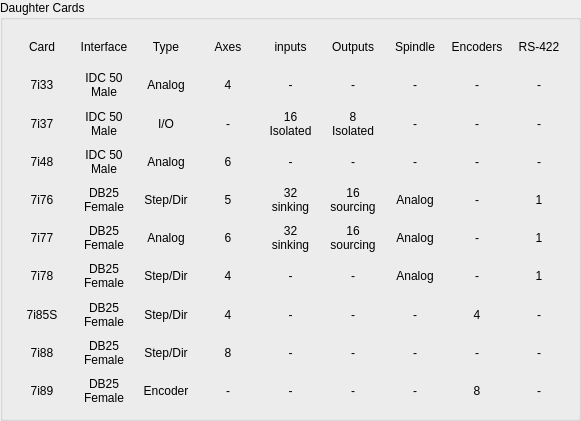
           <widget class="QGroupBox" name="groupBox_92">
            <property name="geometry">
             <rect>
              <x>330</x>
              <y>10</y>
              <width>581</width>
              <height>421</height>
             </rect>
            </property>
            <property name="title">
             <string>Daughter Cards</string>
            </property>
            <layout class="QGridLayout" name="gridLayout_192">
             <item row="5" column="6">
              <widget class="QLabel" name="label_1336">
               <property name="text">
                <string>Analog</string>
               </property>
               <property name="alignment">
                <set>Qt::AlignCenter</set>
               </property>
              </widget>
             </item>
             <item row="2" column="3">
              <widget class="QLabel" name="label_1288">
               <property name="text">
                <string>-</string>
               </property>
               <property name="alignment">
                <set>Qt::AlignCenter</set>
               </property>
              </widget>
             </item>
             <item row="5" column="8">
              <widget class="QLabel" name="label_1337">
               <property name="text">
                <string>1</string>
               </property>
               <property name="alignment">
                <set>Qt::AlignCenter</set>
               </property>
              </widget>
             </item>
             <item row="1" column="5">
              <widget class="QLabel" name="label_1278">
               <property name="text">
                <string>-</string>
               </property>
               <property name="alignment">
                <set>Qt::AlignCenter</set>
               </property>
              </widget>
             </item>
             <item row="8" column="2">
              <widget class="QLabel" name="label_1364">
               <property name="text">
                <string>Step/Dir</string>
               </property>
               <property name="alignment">
                <set>Qt::AlignCenter</set>
               </property>
              </widget>
             </item>
             <item row="2" column="4">
              <widget class="QLabel" name="label_1283">
               <property name="text">
                <string>16
Isolated</string>
               </property>
               <property name="alignment">
                <set>Qt::AlignCenter</set>
               </property>
              </widget>
             </item>
             <item row="8" column="1">
              <widget class="QLabel" name="label_1363">
               <property name="text">
                <string>DB25
Female</string>
               </property>
               <property name="alignment">
                <set>Qt::AlignCenter</set>
               </property>
              </widget>
             </item>
             <item row="8" column="4">
              <widget class="QLabel" name="label_1366">
               <property name="text">
                <string>-</string>
               </property>
               <property name="alignment">
                <set>Qt::AlignCenter</set>
               </property>
              </widget>
             </item>
             <item row="5" column="0">
              <widget class="QLabel" name="label_1325">
               <property name="text">
                <string>7i77</string>
               </property>
               <property name="alignment">
                <set>Qt::AlignCenter</set>
               </property>
              </widget>
             </item>
             <item row="3" column="6">
              <widget class="QLabel" name="label_1317">
               <property name="text">
                <string>-</string>
               </property>
               <property name="alignment">
                <set>Qt::AlignCenter</set>
               </property>
              </widget>
             </item>
             <item row="7" column="5">
              <widget class="QLabel" name="label_1351">
               <property name="text">
                <string>-</string>
               </property>
               <property name="alignment">
                <set>Qt::AlignCenter</set>
               </property>
              </widget>
             </item>
             <item row="1" column="0">
              <widget class="QLabel" name="label_1274">
               <property name="text">
                <string>7i33</string>
               </property>
               <property name="alignment">
                <set>Qt::AlignCenter</set>
               </property>
              </widget>
             </item>
             <item row="3" column="4">
              <widget class="QLabel" name="label_1315">
               <property name="text">
                <string>-</string>
               </property>
               <property name="alignment">
                <set>Qt::AlignCenter</set>
               </property>
              </widget>
             </item>
             <item row="4" column="2">
              <widget class="QLabel" name="label_1320">
               <property name="text">
                <string>Step/Dir</string>
               </property>
               <property name="alignment">
                <set>Qt::AlignCenter</set>
               </property>
              </widget>
             </item>
             <item row="2" column="2">
              <widget class="QLabel" name="label_1282">
               <property name="text">
                <string>I/O</string>
               </property>
               <property name="alignment">
                <set>Qt::AlignCenter</set>
               </property>
              </widget>
             </item>
             <item row="6" column="4">
              <widget class="QLabel" name="label_1342">
               <property name="text">
                <string>-</string>
               </property>
               <property name="alignment">
                <set>Qt::AlignCenter</set>
               </property>
              </widget>
             </item>
             <item row="4" column="3">
              <widget class="QLabel" name="label_1321">
               <property name="text">
                <string>5</string>
               </property>
               <property name="alignment">
                <set>Qt::AlignCenter</set>
               </property>
              </widget>
             </item>
             <item row="6" column="0">
              <widget class="QLabel" name="label_1338">
               <property name="text">
                <string>7i78</string>
               </property>
               <property name="alignment">
                <set>Qt::AlignCenter</set>
               </property>
              </widget>
             </item>
             <item row="1" column="1">
              <widget class="QLabel" name="label_1275">
               <property name="text">
                <string>IDC 50
Male</string>
               </property>
               <property name="alignment">
                <set>Qt::AlignCenter</set>
               </property>
              </widget>
             </item>
             <item row="5" column="3">
              <widget class="QLabel" name="label_1333">
               <property name="text">
                <string>6</string>
               </property>
               <property name="alignment">
                <set>Qt::AlignCenter</set>
               </property>
              </widget>
             </item>
             <item row="1" column="6">
              <widget class="QLabel" name="label_1279">
               <property name="text">
                <string>-</string>
               </property>
               <property name="alignment">
                <set>Qt::AlignCenter</set>
               </property>
              </widget>
             </item>
             <item row="4" column="4">
              <widget class="QLabel" name="label_1322">
               <property name="text">
                <string>32
sinking</string>
               </property>
               <property name="alignment">
                <set>Qt::AlignCenter</set>
               </property>
              </widget>
             </item>
             <item row="0" column="7">
              <widget class="QLabel" name="label_1355">
               <property name="text">
                <string>Encoders</string>
               </property>
               <property name="alignment">
                <set>Qt::AlignCenter</set>
               </property>
              </widget>
             </item>
             <item row="7" column="1">
              <widget class="QLabel" name="label_1347">
               <property name="text">
                <string>DB25
Female</string>
               </property>
               <property name="alignment">
                <set>Qt::AlignCenter</set>
               </property>
              </widget>
             </item>
             <item row="3" column="5">
              <widget class="QLabel" name="label_1316">
               <property name="text">
                <string>-</string>
               </property>
               <property name="alignment">
                <set>Qt::AlignCenter</set>
               </property>
              </widget>
             </item>
             <item row="1" column="3">
              <widget class="QLabel" name="label_1287">
               <property name="text">
                <string>4</string>
               </property>
               <property name="alignment">
                <set>Qt::AlignCenter</set>
               </property>
              </widget>
             </item>
             <item row="4" column="1">
              <widget class="QLabel" name="label_1319">
               <property name="text">
                <string>DB25
Female</string>
               </property>
               <property name="alignment">
                <set>Qt::AlignCenter</set>
               </property>
              </widget>
             </item>
             <item row="4" column="5">
              <widget class="QLabel" name="label_1323">
               <property name="text">
                <string>16
sourcing</string>
               </property>
               <property name="alignment">
                <set>Qt::AlignCenter</set>
               </property>
              </widget>
             </item>
             <item row="0" column="3">
              <widget class="QLabel" name="label_1286">
               <property name="text">
                <string>Axes</string>
               </property>
               <property name="alignment">
                <set>Qt::AlignCenter</set>
               </property>
              </widget>
             </item>
             <item row="5" column="1">
              <widget class="QLabel" name="label_1331">
               <property name="text">
                <string>DB25
Female</string>
               </property>
               <property name="alignment">
                <set>Qt::AlignCenter</set>
               </property>
              </widget>
             </item>
             <item row="4" column="7">
              <widget class="QLabel" name="label_1360">
               <property name="text">
                <string>-</string>
               </property>
               <property name="alignment">
                <set>Qt::AlignCenter</set>
               </property>
              </widget>
             </item>
             <item row="2" column="0">
              <widget class="QLabel" name="label_1280">
               <property name="text">
                <string>7i37</string>
               </property>
               <property name="alignment">
                <set>Qt::AlignCenter</set>
               </property>
              </widget>
             </item>
             <item row="2" column="7">
              <widget class="QLabel" name="label_1358">
               <property name="text">
                <string>-</string>
               </property>
               <property name="alignment">
                <set>Qt::AlignCenter</set>
               </property>
              </widget>
             </item>
             <item row="8" column="6">
              <widget class="QLabel" name="label_1368">
               <property name="text">
                <string>-</string>
               </property>
               <property name="alignment">
                <set>Qt::AlignCenter</set>
               </property>
              </widget>
             </item>
             <item row="0" column="5">
              <widget class="QLabel" name="label_1270">
               <property name="text">
                <string>Outputs</string>
               </property>
               <property name="alignment">
                <set>Qt::AlignCenter</set>
               </property>
              </widget>
             </item>
             <item row="6" column="6">
              <widget class="QLabel" name="label_1344">
               <property name="text">
                <string>Analog</string>
               </property>
               <property name="alignment">
                <set>Qt::AlignCenter</set>
               </property>
              </widget>
             </item>
             <item row="5" column="4">
              <widget class="QLabel" name="label_1334">
               <property name="text">
                <string>32
sinking</string>
               </property>
               <property name="alignment">
                <set>Qt::AlignCenter</set>
               </property>
              </widget>
             </item>
             <item row="7" column="3">
              <widget class="QLabel" name="label_1349">
               <property name="text">
                <string>4</string>
               </property>
               <property name="alignment">
                <set>Qt::AlignCenter</set>
               </property>
              </widget>
             </item>
             <item row="6" column="8">
              <widget class="QLabel" name="label_1345">
               <property name="text">
                <string>1</string>
               </property>
               <property name="alignment">
                <set>Qt::AlignCenter</set>
               </property>
              </widget>
             </item>
             <item row="1" column="4">
              <widget class="QLabel" name="label_1277">
               <property name="text">
                <string>-</string>
               </property>
               <property name="alignment">
                <set>Qt::AlignCenter</set>
               </property>
              </widget>
             </item>
             <item row="0" column="2">
              <widget class="QLabel" name="label_1272">
               <property name="text">
                <string>Type</string>
               </property>
               <property name="alignment">
                <set>Qt::AlignCenter</set>
               </property>
              </widget>
             </item>
             <item row="5" column="2">
              <widget class="QLabel" name="label_1332">
               <property name="text">
                <string>Analog</string>
               </property>
               <property name="alignment">
                <set>Qt::AlignCenter</set>
               </property>
              </widget>
             </item>
             <item row="8" column="3">
              <widget class="QLabel" name="label_1365">
               <property name="text">
                <string>8</string>
               </property>
               <property name="alignment">
                <set>Qt::AlignCenter</set>
               </property>
              </widget>
             </item>
             <item row="0" column="8">
              <widget class="QLabel" name="label_1326">
               <property name="text">
                <string>RS-422</string>
               </property>
               <property name="alignment">
                <set>Qt::AlignCenter</set>
               </property>
              </widget>
             </item>
             <item row="3" column="0">
              <widget class="QLabel" name="label_1289">
               <property name="text">
                <string>7i48</string>
               </property>
               <property name="alignment">
                <set>Qt::AlignCenter</set>
               </property>
              </widget>
             </item>
             <item row="1" column="8">
              <widget class="QLabel" name="label_1327">
               <property name="text">
                <string>-</string>
               </property>
               <property name="alignment">
                <set>Qt::AlignCenter</set>
               </property>
              </widget>
             </item>
             <item row="7" column="6">
              <widget class="QLabel" name="label_1352">
               <property name="text">
                <string>-</string>
               </property>
               <property name="alignment">
                <set>Qt::AlignCenter</set>
               </property>
              </widget>
             </item>
             <item row="3" column="2">
              <widget class="QLabel" name="label_1313">
               <property name="text">
                <string>Analog</string>
               </property>
               <property name="alignment">
                <set>Qt::AlignCenter</set>
               </property>
              </widget>
             </item>
             <item row="1" column="2">
              <widget class="QLabel" name="label_1276">
               <property name="text">
                <string>Analog</string>
               </property>
               <property name="alignment">
                <set>Qt::AlignCenter</set>
               </property>
              </widget>
             </item>
             <item row="7" column="4">
              <widget class="QLabel" name="label_1350">
               <property name="text">
                <string>-</string>
               </property>
               <property name="alignment">
                <set>Qt::AlignCenter</set>
               </property>
              </widget>
             </item>
             <item row="8" column="7">
              <widget class="QLabel" name="label_1369">
               <property name="text">
                <string>-</string>
               </property>
               <property name="alignment">
                <set>Qt::AlignCenter</set>
               </property>
              </widget>
             </item>
             <item row="6" column="5">
              <widget class="QLabel" name="label_1343">
               <property name="text">
                <string>-</string>
               </property>
               <property name="alignment">
                <set>Qt::AlignCenter</set>
               </property>
              </widget>
             </item>
             <item row="5" column="7">
              <widget class="QLabel" name="label_1361">
               <property name="text">
                <string>-</string>
               </property>
               <property name="alignment">
                <set>Qt::AlignCenter</set>
               </property>
              </widget>
             </item>
             <item row="6" column="1">
              <widget class="QLabel" name="label_1339">
               <property name="text">
                <string>DB25
Female</string>
               </property>
               <property name="alignment">
                <set>Qt::AlignCenter</set>
               </property>
              </widget>
             </item>
             <item row="1" column="7">
              <widget class="QLabel" name="label_1357">
               <property name="text">
                <string>-</string>
               </property>
               <property name="alignment">
                <set>Qt::AlignCenter</set>
               </property>
              </widget>
             </item>
             <item row="8" column="5">
              <widget class="QLabel" name="label_1367">
               <property name="text">
                <string>-</string>
               </property>
               <property name="alignment">
                <set>Qt::AlignCenter</set>
               </property>
              </widget>
             </item>
             <item row="8" column="8">
              <widget class="QLabel" name="label_1370">
               <property name="text">
                <string>-</string>
               </property>
               <property name="alignment">
                <set>Qt::AlignCenter</set>
               </property>
              </widget>
             </item>
             <item row="3" column="7">
              <widget class="QLabel" name="label_1359">
               <property name="text">
                <string>-</string>
               </property>
               <property name="alignment">
                <set>Qt::AlignCenter</set>
               </property>
              </widget>
             </item>
             <item row="2" column="8">
              <widget class="QLabel" name="label_1328">
               <property name="text">
                <string>-</string>
               </property>
               <property name="alignment">
                <set>Qt::AlignCenter</set>
               </property>
              </widget>
             </item>
             <item row="2" column="6">
              <widget class="QLabel" name="label_1285">
               <property name="text">
                <string>-</string>
               </property>
               <property name="alignment">
                <set>Qt::AlignCenter</set>
               </property>
              </widget>
             </item>
             <item row="3" column="3">
              <widget class="QLabel" name="label_1314">
               <property name="text">
                <string>6</string>
               </property>
               <property name="alignment">
                <set>Qt::AlignCenter</set>
               </property>
              </widget>
             </item>
             <item row="0" column="6">
              <widget class="QLabel" name="label_1269">
               <property name="text">
                <string>Spindle</string>
               </property>
               <property name="alignment">
                <set>Qt::AlignCenter</set>
               </property>
              </widget>
             </item>
             <item row="3" column="1">
              <widget class="QLabel" name="label_1312">
               <property name="text">
                <string>IDC 50
Male</string>
               </property>
               <property name="alignment">
                <set>Qt::AlignCenter</set>
               </property>
              </widget>
             </item>
             <item row="2" column="1">
              <widget class="QLabel" name="label_1281">
               <property name="text">
                <string>IDC 50
Male</string>
               </property>
               <property name="alignment">
                <set>Qt::AlignCenter</set>
               </property>
              </widget>
             </item>
             <item row="4" column="0">
              <widget class="QLabel" name="label_1318">
               <property name="text">
                <string>7i76</string>
               </property>
               <property name="alignment">
                <set>Qt::AlignCenter</set>
               </property>
              </widget>
             </item>
             <item row="0" column="4">
              <widget class="QLabel" name="label_1273">
               <property name="text">
                <string>inputs</string>
               </property>
               <property name="alignment">
                <set>Qt::AlignCenter</set>
               </property>
              </widget>
             </item>
             <item row="6" column="3">
              <widget class="QLabel" name="label_1341">
               <property name="text">
                <string>4</string>
               </property>
               <property name="alignment">
                <set>Qt::AlignCenter</set>
               </property>
              </widget>
             </item>
             <item row="0" column="1">
              <widget class="QLabel" name="label_1271">
               <property name="text">
                <string>Interface</string>
               </property>
               <property name="alignment">
                <set>Qt::AlignCenter</set>
               </property>
              </widget>
             </item>
             <item row="7" column="2">
              <widget class="QLabel" name="label_1348">
               <property name="text">
                <string>Step/Dir</string>
               </property>
               <property name="alignment">
                <set>Qt::AlignCenter</set>
               </property>
              </widget>
             </item>
             <item row="7" column="0">
              <widget class="QLabel" name="label_1346">
               <property name="text">
                <string>7i85S</string>
               </property>
               <property name="alignment">
                <set>Qt::AlignCenter</set>
               </property>
              </widget>
             </item>
             <item row="5" column="5">
              <widget class="QLabel" name="label_1335">
               <property name="text">
                <string>16
sourcing</string>
               </property>
               <property name="alignment">
                <set>Qt::AlignCenter</set>
               </property>
              </widget>
             </item>
             <item row="4" column="8">
              <widget class="QLabel" name="label_1330">
               <property name="text">
                <string>1</string>
               </property>
               <property name="alignment">
                <set>Qt::AlignCenter</set>
               </property>
              </widget>
             </item>
             <item row="7" column="7">
              <widget class="QLabel" name="label_1356">
               <property name="text">
                <string>4</string>
               </property>
               <property name="alignment">
                <set>Qt::AlignCenter</set>
               </property>
              </widget>
             </item>
             <item row="2" column="5">
              <widget class="QLabel" name="label_1284">
               <property name="text">
                <string>8
Isolated</string>
               </property>
               <property name="alignment">
                <set>Qt::AlignCenter</set>
               </property>
              </widget>
             </item>
             <item row="3" column="8">
              <widget class="QLabel" name="label_1329">
               <property name="text">
                <string>-</string>
               </property>
               <property name="alignment">
                <set>Qt::AlignCenter</set>
               </property>
              </widget>
             </item>
             <item row="8" column="0">
              <widget class="QLabel" name="label_1354">
               <property name="text">
                <string>7i88</string>
               </property>
               <property name="alignment">
                <set>Qt::AlignCenter</set>
               </property>
              </widget>
             </item>
             <item row="0" column="0">
              <widget class="QLabel" name="label_1268">
               <property name="text">
                <string>Card</string>
               </property>
               <property name="alignment">
                <set>Qt::AlignCenter</set>
               </property>
              </widget>
             </item>
             <item row="6" column="2">
              <widget class="QLabel" name="label_1340">
               <property name="text">
                <string>Step/Dir</string>
               </property>
               <property name="alignment">
                <set>Qt::AlignCenter</set>
               </property>
              </widget>
             </item>
             <item row="7" column="8">
              <widget class="QLabel" name="label_1353">
               <property name="text">
                <string>-</string>
               </property>
               <property name="alignment">
                <set>Qt::AlignCenter</set>
               </property>
              </widget>
             </item>
             <item row="6" column="7">
              <widget class="QLabel" name="label_1362">
               <property name="text">
                <string>-</string>
               </property>
               <property name="alignment">
                <set>Qt::AlignCenter</set>
               </property>
              </widget>
             </item>
             <item row="4" column="6">
              <widget class="QLabel" name="label_1324">
               <property name="text">
                <string>Analog</string>
               </property>
               <property name="alignment">
                <set>Qt::AlignCenter</set>
               </property>
              </widget>
             </item>
             <item row="9" column="0">
              <widget class="QLabel" name="label_1371">
               <property name="text">
                <string>7i89</string>
               </property>
               <property name="alignment">
                <set>Qt::AlignCenter</set>
               </property>
              </widget>
             </item>
             <item row="9" column="1">
              <widget class="QLabel" name="label_1372">
               <property name="text">
                <string>DB25
Female</string>
               </property>
               <property name="alignment">
                <set>Qt::AlignCenter</set>
               </property>
              </widget>
             </item>
             <item row="9" column="2">
              <widget class="QLabel" name="label_1373">
               <property name="text">
                <string>Encoder</string>
               </property>
               <property name="alignment">
                <set>Qt::AlignCenter</set>
               </property>
              </widget>
             </item>
             <item row="9" column="3">
              <widget class="QLabel" name="label_1374">
               <property name="text">
                <string>-</string>
               </property>
               <property name="alignment">
                <set>Qt::AlignCenter</set>
               </property>
              </widget>
             </item>
             <item row="9" column="4">
              <widget class="QLabel" name="label_1375">
               <property name="text">
                <string>-</string>
               </property>
               <property name="alignment">
                <set>Qt::AlignCenter</set>
               </property>
              </widget>
             </item>
             <item row="9" column="5">
              <widget class="QLabel" name="label_1376">
               <property name="text">
                <string>-</string>
               </property>
               <property name="alignment">
                <set>Qt::AlignCenter</set>
               </property>
              </widget>
             </item>
             <item row="9" column="6">
              <widget class="QLabel" name="label_1377">
               <property name="text">
                <string>-</string>
               </property>
               <property name="alignment">
                <set>Qt::AlignCenter</set>
               </property>
              </widget>
             </item>
             <item row="9" column="7">
              <widget class="QLabel" name="label_1378">
               <property name="text">
                <string>8</string>
               </property>
               <property name="alignment">
                <set>Qt::AlignCenter</set>
               </property>
              </widget>
             </item>
             <item row="9" column="8">
              <widget class="QLabel" name="label_1379">
               <property name="text">
                <string>-</string>
               </property>
               <property name="alignment">
                <set>Qt::AlignCenter</set>
               </property>
              </widget>
             </item>
            </layout>
           </widget>
